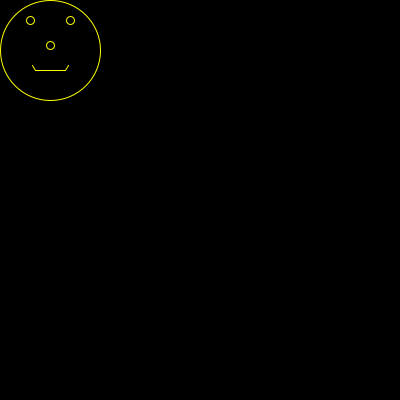
Frame 1 (no input)
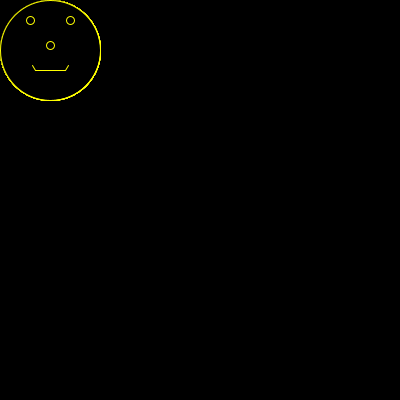
Frame 60 (the mouse pressed at the canvas centre just before this capture)
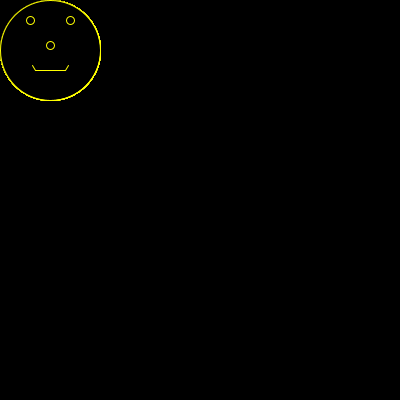
Frame 120 (the mouse held since frame 60 and released just before this capture)

The Processing sketch that drew these frames (run headless with seeded random() and noise(); from frame 60 on, the mouse is pressed at the canvas centre):

// Processing sketch: Proc1
// ── Proc1.pde
void setup(){
 background(0);
stroke(255,255,0);
size(400,400);
}


void draw(){
  fill(0);
 ellipse(50,50,100,100); 
 //eyes
  ellipse(30,20,8,8);
  ellipse(70,20,8,8);
  //nose
   ellipse(50,45,8,8);
   //mouth
   line(35,70,65,70);
   line(35,70,32,65);
   line(65,70,68,65);

}
